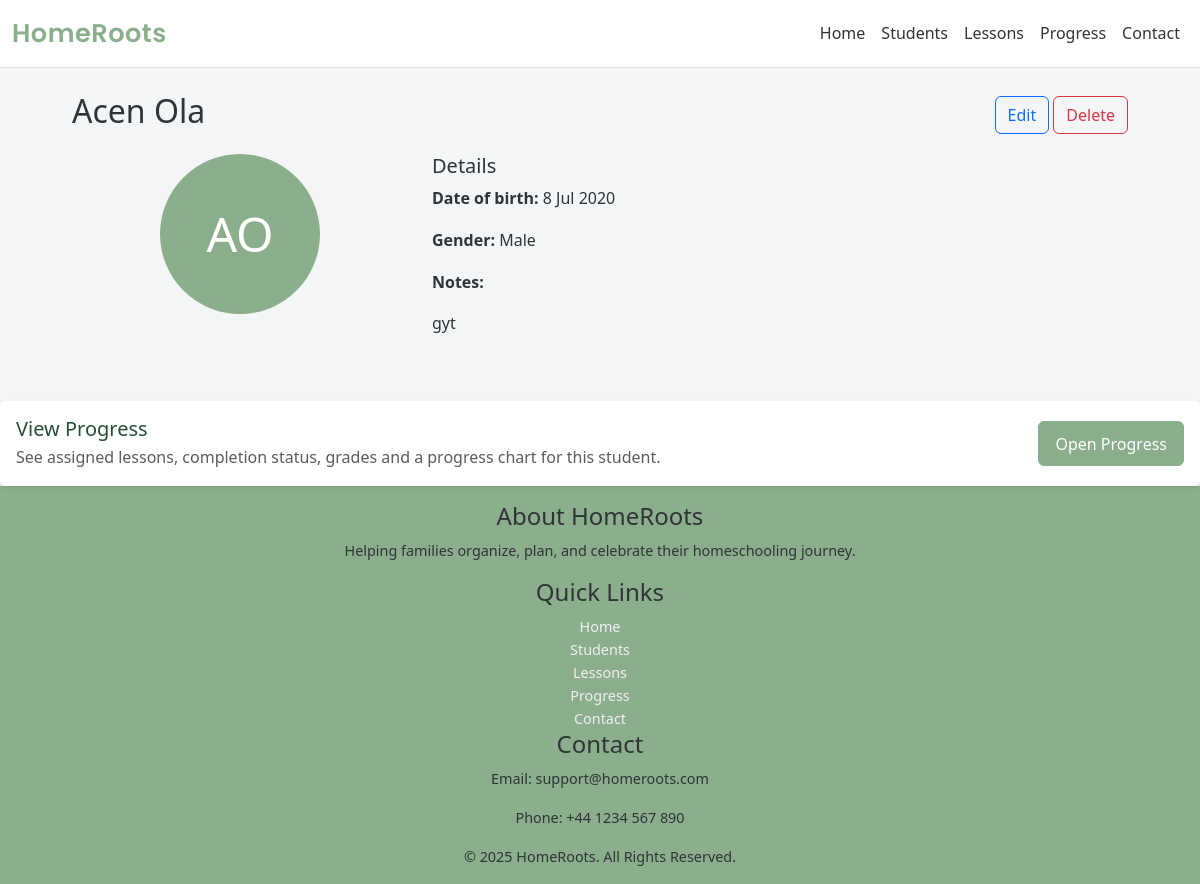
The app's page /students/1/ with its own data.
### core/models.py (models this page shows, shortened)
class Student(models.Model):
    GENDER_CHOICES = [
        ('M', 'Male'),
        ('F', 'Female'),
        ('O', 'Other'),
    ]
    first_name = models.CharField(max_length=50)
    last_name = models.CharField(max_length=50)
    dob = models.DateField("Date of birth", null=True, blank=True)
    gender = models.CharField(max_length=1, choices=GENDER_CHOICES, blank=True)
    notes = models.TextField(blank=True)
    profile_image = models.ImageField(upload_to='students/', blank=True, null=True)
    created_at = models.DateTimeField(default=timezone.now)
    class Meta:
        ordering = ['last_name', 'first_name']

### core/views.py (the view)
# urls.py: path('students/<int:pk>/', views.StudentDetailView.as_view(), name='student_detail'),
class StudentDetailView(DetailView):
    model = Student
    template_name = 'core/students/detail.html'
    context_object_name = 'student'

### core/templates/core/students/detail.html
{% extends 'core/base.html' %}
{% block content %}
<div class="container py-4">
  <div class="d-flex justify-content-between align-items-center mb-3">
    <h2>{{ student.first_name }} {{ student.last_name }}</h2>
    <div>
      <a class="btn btn-outline-primary" href="{% url 'core:student_edit' student.pk %}">Edit</a>
      <a class="btn btn-outline-danger" href="{% url 'core:student_delete' student.pk %}">Delete</a>
    </div>
  </div>
  <div class="row">
    <div class="col-md-4 text-center">
      {% if student.profile_image %}
      <img src="{{ student.profile_image.url }}" class="img-fluid rounded" alt="{{ student }}">
      {% else %}
      <div style="width:160px;height:160px;background:var(--primary);color:#fff;border-radius:50%;display:inline-flex;align-items:center;justify-content:center;font-size:48px;">
        {{ student.first_name|slice:":1" }}{{ student.last_name|slice:":1" }}
      </div>
      {% endif %}
    </div>
    <div class="col-md-8">
      <h5>Details</h5>
      <p><strong>Date of birth:</strong> {% if student.dob %}{{ student.dob|date:"j M Y" }}{% else %}—{% endif %}</p>
      <p><strong>Gender:</strong> {{ student.get_gender_display }}</p>
      <p><strong>Notes:</strong><br>{{ student.notes|linebreaks }}</p>
    </div>
  </div>
</div>
<div class="mt-4">
  <div class="card border-0 shadow-sm">
    <div class="card-body d-flex justify-content-between align-items-center">
      <div>
        <h5 class="mb-1" style="color: #264f36;">View Progress</h5>
        <p class="mb-0 text-muted">
          See assigned lessons, completion status, grades and a progress chart for this student.
        </p>
      </div>
      <a href="{% url 'core:student_progress' student.id %}"
         class="btn btn-primary"
         style="background-color: #8BAE8C; border-color: #8BAE8C;">
        Open Progress
      </a>
    </div>
  </div>
</div>
{% endblock %}

### core/static/core/css/style.css (style rules this page uses)
:root { --primary: #8BAE8C; --secondary: #EAD8C0; --accent: #A5C8E6; --neutral: #F4F5F7; --text-dark: #2F3437; --text-light: #5B5F62; }
body, html { background-color: transparent; background: none; }
* { margin: 0; padding: 0; box-sizing: border-box; font-family: 'Segoe UI', Tahoma, Geneva, Verdana, sans-serif; color: var(--text-dark); }
body { font-family: 'Playfair Display', serif !important; font-size: 16px; background-color: var(--neutral); color: var(--text-dark); line-height: 1.6; }
.container { width: 90%; max-width: 1200px; margin: 0 auto; }
.btn-primary { background-color: var(--primary); color: white; padding: 0.6rem 1rem; border-radius: 6px; text-decoration: none; font-weight: 500; }

### records on screen
Student: first_name "Acen", last_name "Ola", first_name "A", last_name "O", dob "8 Jul 2020", gender "Male", notes "gyt"
